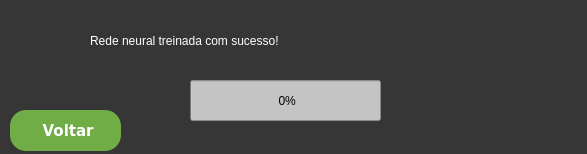
<?xml version="1.0" encoding="UTF-8"?>
<ui version="4.0">
 <class>MainWindow</class>
 <widget class="QMainWindow" name="MainWindow">
  <property name="geometry">
   <rect>
    <x>0</x>
    <y>0</y>
    <width>587</width>
    <height>154</height>
   </rect>
  </property>
  <property name="minimumSize">
   <size>
    <width>587</width>
    <height>154</height>
   </size>
  </property>
  <property name="maximumSize">
   <size>
    <width>587</width>
    <height>154</height>
   </size>
  </property>
  <property name="windowTitle">
   <string>MainWindow</string>
  </property>
  <property name="styleSheet">
   <string notr="true">background-color:#363636;</string>
  </property>
  <widget class="QWidget" name="centralwidget">
   <widget class="QLabel" name="label_treinada_sucesso">
    <property name="enabled">
     <bool>false</bool>
    </property>
    <property name="geometry">
     <rect>
      <x>90</x>
      <y>20</y>
      <width>471</width>
      <height>41</height>
     </rect>
    </property>
    <property name="styleSheet">
     <string notr="true">QLabel{
color:white;
font: 600 18pt &quot;Verdana&quot;;
}</string>
    </property>
    <property name="text">
     <string>Rede neural treinada com sucesso!</string>
    </property>
    <property name="scaledContents">
     <bool>true</bool>
    </property>
   </widget>
   <widget class="QProgressBar" name="progressBar">
    <property name="enabled">
     <bool>true</bool>
    </property>
    <property name="geometry">
     <rect>
      <x>190</x>
      <y>80</y>
      <width>191</width>
      <height>41</height>
     </rect>
    </property>
    <property name="whatsThis">
     <string>&lt;html&gt;&lt;head/&gt;&lt;body&gt;&lt;p&gt;&lt;br/&gt;&lt;/p&gt;&lt;/body&gt;&lt;/html&gt;</string>
    </property>
    <property name="styleSheet">
     <string notr="true">background-color:#C4C4C4;
font:600 12pt &quot;Verdana&quot;; </string>
    </property>
    <property name="value">
     <number>0</number>
    </property>
    <property name="alignment">
     <set>Qt::AlignCenter</set>
    </property>
    <property name="textVisible">
     <bool>true</bool>
    </property>
    <property name="orientation">
     <enum>Qt::Horizontal</enum>
    </property>
    <property name="textDirection">
     <enum>QProgressBar::TopToBottom</enum>
    </property>
    <property name="format">
     <string> %p%</string>
    </property>
   </widget>
   <widget class="QLabel" name="labelIcon">
    <property name="geometry">
     <rect>
      <x>30</x>
      <y>20</y>
      <width>51</width>
      <height>41</height>
     </rect>
    </property>
    <property name="text">
     <string/>
    </property>
    <property name="pixmap">
     <pixmap>C:/Users/Vinicius/Downloads/verificar (1).png</pixmap>
    </property>
    <property name="scaledContents">
     <bool>true</bool>
    </property>
   </widget>
   <widget class="QPushButton" name="btnVoltar">
    <property name="geometry">
     <rect>
      <x>10</x>
      <y>110</y>
      <width>111</width>
      <height>41</height>
     </rect>
    </property>
    <property name="font">
     <font>
      <family>Verdana</family>
      <pointsize>11</pointsize>
      <weight>87</weight>
      <italic>false</italic>
      <bold>true</bold>
     </font>
    </property>
    <property name="cursor">
     <cursorShape>PointingHandCursor</cursorShape>
    </property>
    <property name="styleSheet">
     <string notr="true">QPushButton {
    border-radius:16px;	
	background-color:#70ad47;
	color:white;
	font:700 11pt &quot;Verdana&quot;;
	padding:8px;
}

QPushButton:hover {
   background-color: #0293ee;
}
</string>
    </property>
    <property name="text">
     <string> Voltar</string>
    </property>
    <property name="icon">
     <iconset>
      <normalon>C:/Users/Vinicius/Downloads/botao-de-logout-delineado (1).png</normalon>
     </iconset>
    </property>
    <property name="iconSize">
     <size>
      <width>24</width>
      <height>24</height>
     </size>
    </property>
    <property name="autoDefault">
     <bool>true</bool>
    </property>
    <property name="default">
     <bool>false</bool>
    </property>
    <property name="flat">
     <bool>false</bool>
    </property>
   </widget>
  </widget>
 </widget>
 <resources/>
 <connections>
  <connection>
   <sender>btnVoltar</sender>
   <signal>clicked()</signal>
   <receiver>MainWindow</receiver>
   <slot>close()</slot>
   <hints>
    <hint type="sourcelabel">
     <x>65</x>
     <y>130</y>
    </hint>
    <hint type="destinationlabel">
     <x>293</x>
     <y>76</y>
    </hint>
   </hints>
  </connection>
 </connections>
</ui>
